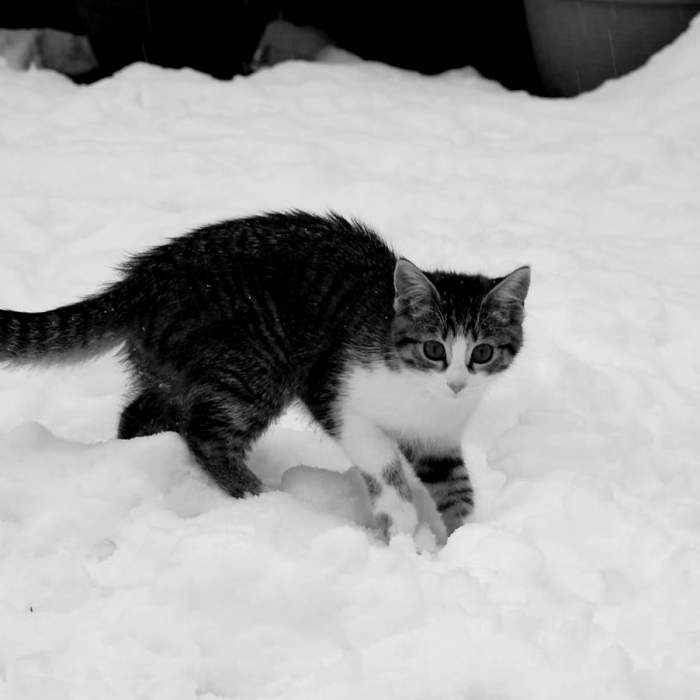
#> input picture python_daily/cat.jpg, 700 x 700 px
$ python 00000.py
#> lines starting #> are read from the running program, lines starting #| are printed output that depends on the picture
#coding: utf-8
#Auther: wjsaya
#**第 0000 题：**将你的 QQ 头像（或者微博头像）右上角加上红色的数字，类似于微信未读信息数量那种提示效果。 类似于图中效果
from PIL import Image,ImageFont,ImageDraw
def main():
    image = Image.open('./cat.jpg')
#> image is the input picture: PIL image 700x700 RGB; min 0, max 235, mean 163.4
    #打开原图

    wight, hight = image.size
#> wight = 700; hight = 700
    text = "233"
    color = (255,0,0)
    fontsize = wight//8
#> fontsize = 87
    font = ImageFont.truetype("/usr/share/fonts/wps-office/arial.ttf",fontsize)
    #设定参数

    draw = ImageDraw.Draw(image)
    draw.text((fontsize*6,0), text, color, font)
    image.save('./c.jpg', 'jpeg')
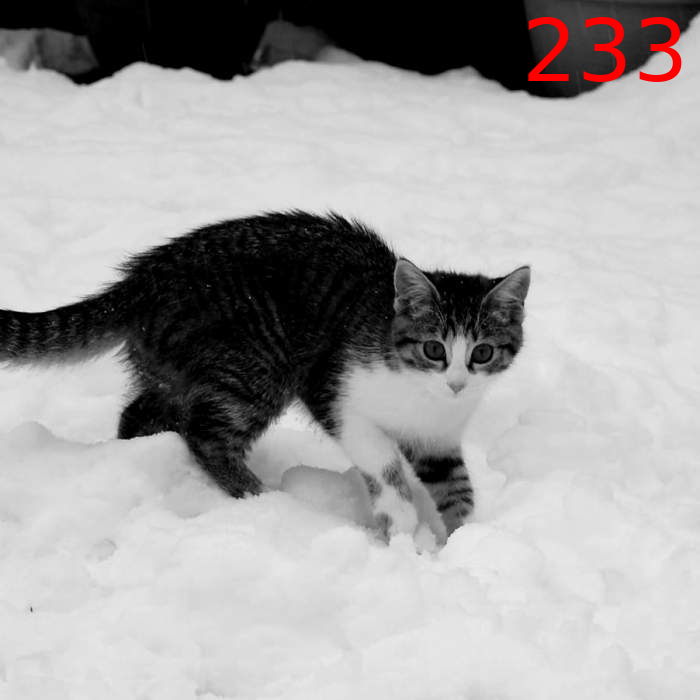
#> saved as c.jpg: PIL image 700x700 RGB; mean R, G, B 164.6, 163, 163
    #保存图片

if __name__ == "__main__":
    main()
